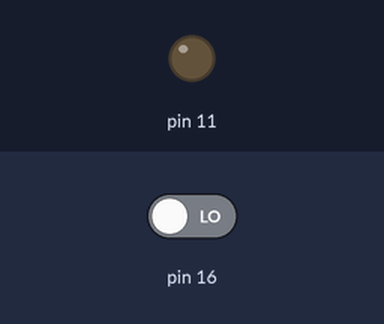
Simulated run of this sketch. Board: Arduino Uno, built with avr-gcc and run on an emulated ATmega328P. On the bench: output pins drawn as LEDs (lit = HIGH). Dashed ring = blinking. Inputs (shaded band) come from the test bench; at power-on: pin 16 LOW. What the sketch prints to the serial monitor is not drawn.

Above: at 1.2 s.
1.3 s: pin 16 driven HIGH
At 2.1 s:
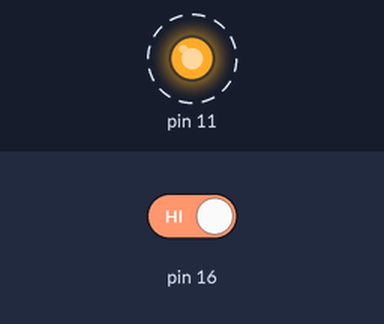
4.3 s: pin 16 driven LOW
At 4.9 s:
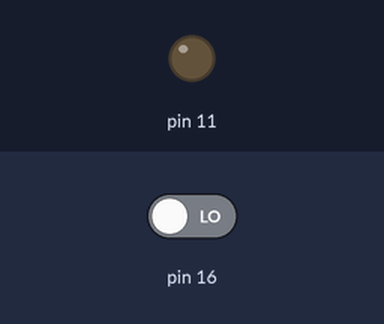
Timing chart, 0 to 7.3 s (numbered marks = the images above; inputs shaded):
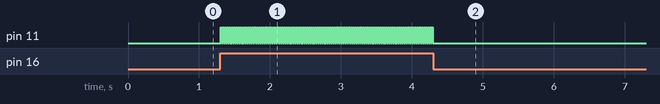

The sketch:

SerStatus.ino
```cpp
static int ledStatus;

void setup(){
  //serial monitor need to set at 1200 baud
  Serial.begin(9600);
  Serial.println("ledStatus");
  pinMode(16, INPUT);
  pinMode(11, OUTPUT);

  ledStatus = LOW;
  digitalWrite(11, ledStatus);
}

void loop(){
  int switchStatus = digitalRead(16);
  if(switchStatus == HIGH){
    ledStatus = ledStatus == HIGH ? LOW : HIGH;
    digitalWrite(11, ledStatus);
  }
  Serial.println("ledStatus");
  Serial.println();
}
```

Measured:
- after the input at 1.3 s, pin 11: alternates HIGH for 0.01 s and LOW for 0.01 s, starting at once
- after the input at 4.3 s, pin 11: stops changing and stays LOW
